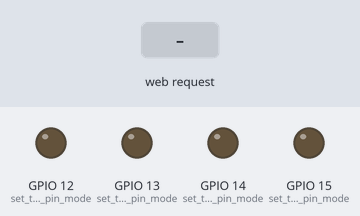
Bench run of a sketch on a simulated ESP32. Shown: output pins drawn as LEDs (lit = HIGH). Inputs (shaded band) come from the test bench. WiFi joins after 1.5 s; servers stay silent unless stated; what the sketch prints to the serial monitor is not drawn.

Above: at 7.7 s.
7.8 s: HTTP request GET /12H received
At 9.0 s:
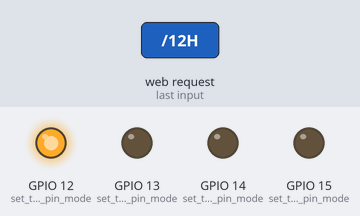
9.3 s: HTTP request GET /13H received
At 10.4 s:
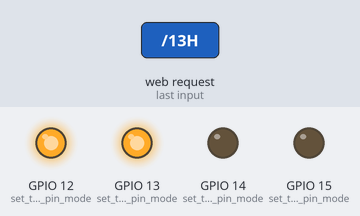
10.8 s: HTTP request GET /12L received
At 11.5 s:
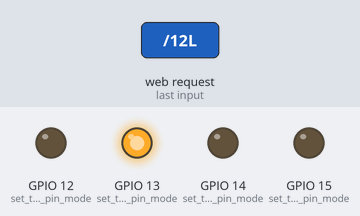
12.3 s: HTTP request GET /14H received
At 12.6 s:
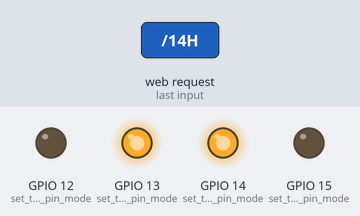
13.8 s: HTTP request GET /13L received
At 14.9 s:
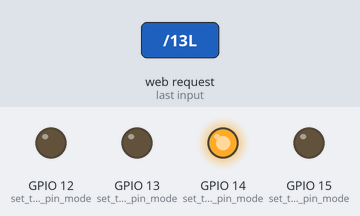
15.3 s: HTTP request GET /15H received
At 16.1 s:
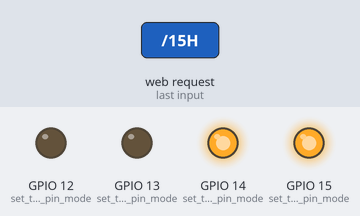
Timing chart, 0 to 17.8 s (numbered marks = the images above; inputs shaded):
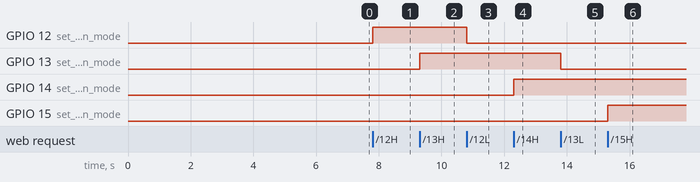

Measured:
- after the input at 7.8 s, GPIO 12 (set_the_LED_pin_mode): LOW → HIGH at once
- after the input at 9.3 s, GPIO 13 (set_the_LED_pin_mode): LOW → HIGH at once
- after the input at 10.8 s, GPIO 12 (set_the_LED_pin_mode): HIGH → LOW at once
- after the input at 12.3 s, GPIO 14 (set_the_LED_pin_mode): LOW → HIGH at once
- after the input at 13.8 s, GPIO 13 (set_the_LED_pin_mode): HIGH → LOW at once
- after the input at 15.3 s, GPIO 15 (set_the_LED_pin_mode): LOW → HIGH at once

The sketch:

DS21_WIFI_Switch_LED.ino
```cpp
/*
   WIFI Switch LED
   modified for esp32 on January 2020
   modified by Digital Siam
*/
#include <WiFi.h>

const char* ssid     = "WIFI";
const char* password = "PASSWORD";

WiFiServer server(80);

void setup()
{
  Serial.begin(115200);
  delay(5000);
 Serial.println("program DS21");
 Serial.println("WIFI Switch LED");
 Serial.println("modified for esp32");
 Serial.println("modified by Digital Siam");
  pinMode(12, OUTPUT);      // set the LED pin mode
  pinMode(13, OUTPUT);      // set the LED pin mode
  pinMode(14, OUTPUT);      // set the LED pin mode
  pinMode(15, OUTPUT);      // set the LED pin mode

  delay(10);

  // We start by connecting to a WiFi network

  Serial.println();
  Serial.println();
  Serial.print("Connecting to ");
  Serial.println(ssid);

  WiFi.begin(ssid, password);

  while (WiFi.status() != WL_CONNECTED) {
    delay(500);
    Serial.print(".");
  }

  Serial.println("");
  Serial.println("WiFi connected.");
  Serial.println("IP address: ");
  Serial.println(WiFi.localIP());

  server.begin();

}

int value = 0;

void loop() {
  WiFiClient client = server.available();   // listen for incoming clients

  if (client) {                             // if you get a client,
    Serial.println("New Client.");           // print a message out the serial port
    String currentLine = "";                // make a String to hold incoming data from the client
    while (client.connected()) {            // loop while the client's connected
      if (client.available()) {             // if there's bytes to read from the client,
        char c = client.read();             // read a byte, then
        Serial.write(c);                    // print it out the serial monitor
        if (c == '\n') {                    // if the byte is a newline character

          // if the current line is blank, you got two newline characters in a row.
          // that's the end of the client HTTP request, so send a response:
          if (currentLine.length() == 0) {
            // HTTP headers always start with a response code (e.g. HTTP/1.1 200 OK)
            // and a content-type so the client knows what's coming, then a blank line:
            client.println("HTTP/1.1 200 OK");
            client.println("Content-type:text/html");
            client.println();

            // the content of the HTTP response follows the header:
            client.print("Click <a href=\"/12H\">here</a> to turn the LED on pin 12 on.<br>");
            client.print("Click <a href=\"/12L\">here</a> to turn the LED on pin 12 off.<br>");
            client.print("<br>");

            client.print("Click <a href=\"/13H\">here</a> to turn the LED on pin 13 on.<br>");
            client.print("Click <a href=\"/13L\">here</a> to turn the LED on pin 13 off.<br>");
            client.print("<br>");

            client.print("Click <a href=\"/14H\">here</a> to turn the LED on pin 14 on.<br>");
            client.print("Click <a href=\"/14L\">here</a> to turn the LED on pin 14 off.<br>");
            client.print("<br>");

            client.print("Click <a href=\"/15H\">here</a> to turn the LED on pin 15 on.<br>");
            client.print("Click <a href=\"/15L\">here</a> to turn the LED on pin 15 off.<br>");
            client.print("<br>");

            // The HTTP response ends with another blank line:
            client.println();
            // break out of the while loop:
            break;
          } else {    // if you got a newline, then clear currentLine:
            currentLine = "";
          }
        } else if (c != '\r') {  // if you got anything else but a carriage return character,
          currentLine += c;      // add it to the end of the currentLine
        }

        // Check to see if the client request was "GET /xH" or "GET /xL":
        if (currentLine.endsWith("GET /12H")) {
          digitalWrite(12, HIGH);               // GET /H turns the LED on
        }
        if (currentLine.endsWith("GET /12L")) {
          digitalWrite(12, LOW);                // GET /L turns the LED off
        }

        if (currentLine.endsWith("GET /13H")) {
          digitalWrite(13, HIGH);               // GET /H turns the LED on
        }

        if (currentLine.endsWith("GET /13L")) {
          digitalWrite(13, LOW);                // GET /L turns the LED off
        }

        if (currentLine.endsWith("GET /14H")) {
          digitalWrite(14, HIGH);               // GET /H turns the LED on
        }
        if (currentLine.endsWith("GET /14L")) {
          digitalWrite(14, LOW);                // GET /L turns the LED off
        }

        if (currentLine.endsWith("GET /15H")) {
          digitalWrite(15, HIGH);               // GET /H turns the LED on
        }
        if (currentLine.endsWith("GET /15L")) {
          digitalWrite(15, LOW);                // GET /L turns the LED off
        }

      }
    }
    // close the connection:
    client.stop();
    Serial.println("Client Disconnected.");
  }
}
```
